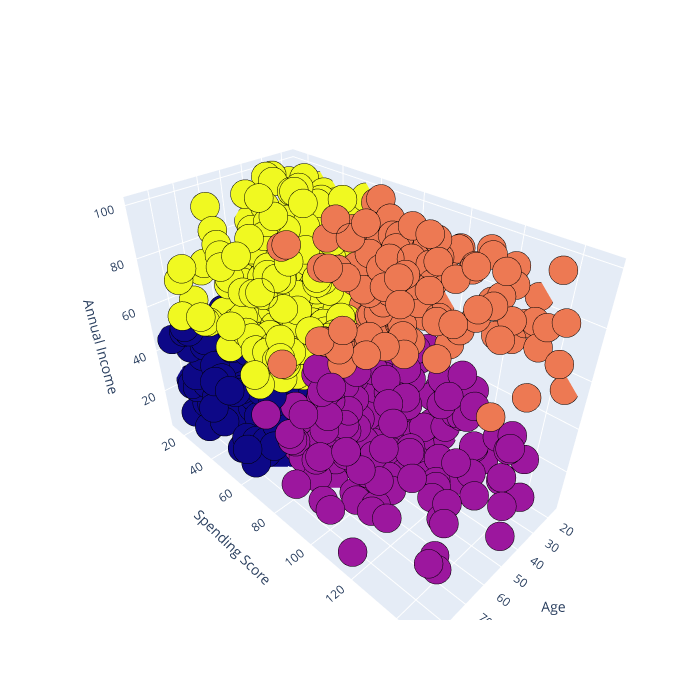

Notebook code for this chart:
### Code cell
Scene = dict(xaxis = dict(title  = 'Age'),yaxis = dict(title  = 'Spending Score'),zaxis = dict(title  = 'Annual Income'))
labels = model.labels_
trace = go.Scatter3d(x=x[:, 0], y=x[:, 1], z=x[:, 2], mode='markers',marker=dict(color = labels, size= 10, line=dict(color= 'black',width = 10)))
layout = go.Layout(margin=dict(l=0,r=0),scene = Scene,height = 700,width = 700)
data = [trace]
fig = go.Figure(data = data, layout = layout)
fig.show()

### Figure 1 — Plotly figure (JSON) as saved in the notebook; plotly's stock layout.template omitted (floating-point values rounded to 4 significant figures; data arrays with more than 128 entries replaced by an {"elided": "..."} marker saying what was removed)
{"data": [{"marker": {"color": {"elided": "1082 int values"}, "line": {"color": "black", "width": 10}, "size": 10}, "mode": "markers", "type": "scatter3d", "x": {"elided": "1082 int values"}, "y": {"elided": "1082 int values"}, "z": {"elided": "1082 int values"}}], "layout": {"height": 700, "margin": {"l": 0, "r": 0}, "scene": {"xaxis": {"title": {"text": "Age"}}, "yaxis": {"title": {"text": "Spending Score"}}, "zaxis": {"title": {"text": "Annual Income"}}}, "width": 700}}
